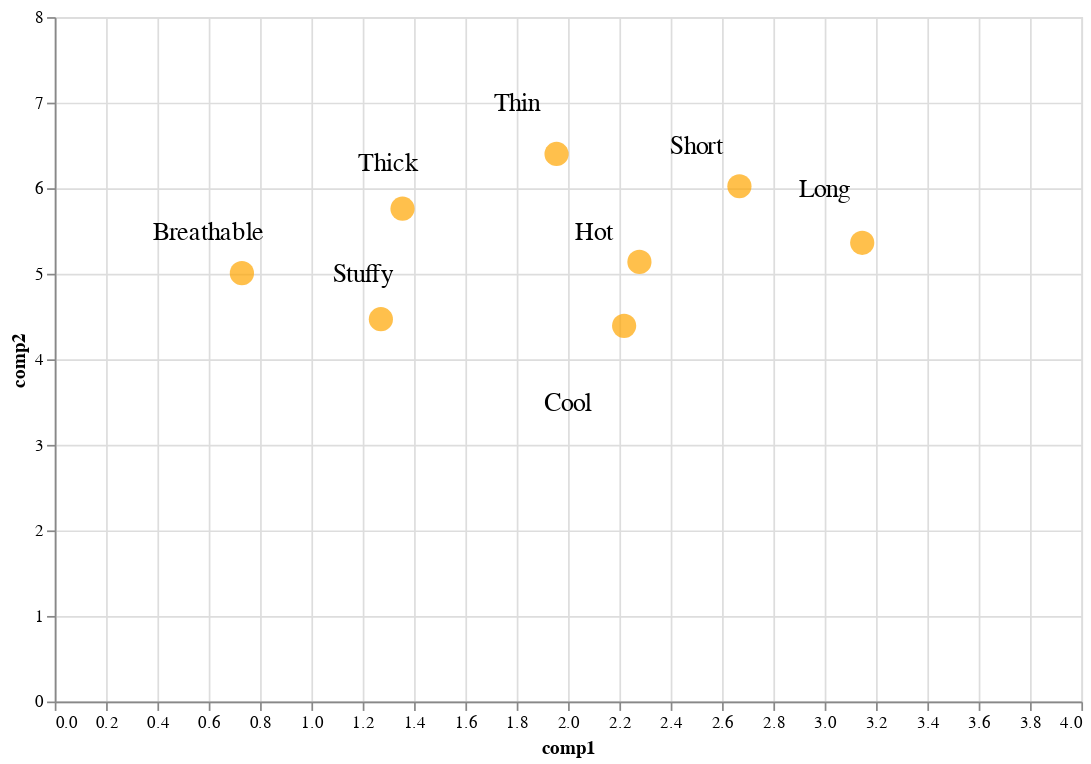

Notebook code cell kept with this figure:
### Code cell
scatter_plot = alt.Chart(data=df_adj).mark_circle(size=200, color='orange').encode(
        x=alt.X('comp1:Q').scale(domain=(0,4)),
        y=alt.Y('comp2:Q').scale(domain=(0,8)),
        tooltip=[
            'adjective:N'
            ]
)

ann_plot = alt.Chart(data=df_ann).mark_text(fontSize=15).encode(
    x=alt.X('comp1:Q'),
    y=alt.Y('comp2:Q'),
    text=alt.Text('adjective:N')
)

plot = (scatter_plot + ann_plot).properties(
    width=600,
    height=400
)

plot.display()

### Figure 1 — Vega-Lite specification as saved in the notebook (floating-point values rounded to 4 significant figures)
{"config": {"view": {"continuousWidth": 300, "continuousHeight": 300}}, "layer": [{"data": {"name": "data-4ab2cd03425d9846628bef8b36716a1a"}, "mark": {"type": "circle", "color": "orange", "size": 200}, "encoding": {"tooltip": [{"field": "adjective", "type": "nominal"}], "x": {"field": "comp1", "scale": {"domain": [0, 4]}, "type": "quantitative"}, "y": {"field": "comp2", "scale": {"domain": [0, 8]}, "type": "quantitative"}}}, {"data": {"name": "data-e30d79e626132c57a77f8ecb6ad6e9fd"}, "mark": {"type": "text", "fontSize": 15}, "encoding": {"text": {"field": "adjective", "type": "nominal"}, "x": {"field": "comp1", "type": "quantitative"}, "y": {"field": "comp2", "type": "quantitative"}}}], "height": 400, "width": 600, "$schema": "https://vega.github.io/schema/vega-lite/v5.8.0.json", "datasets": {"data-4ab2cd03425d9846628bef8b36716a1a": [{"adjective": "Long", "embedding": "[ 0.00482557  0.00279194  0.01654482 ... -0.00607678  0.00453604\n -0.0200606 ]", "comp1": 3.146, "comp2": 5.362}, {"adjective": "Short", "embedding": "[-0.01411955  0.0094502   0.00968715 ... -0.00701447  0.00479479\n -0.021479  ]", "comp1": 2.668, "comp2": 6.023}, {"adjective": "Thin", "embedding": "[-0.01202952 -0.00520245  0.00586707 ... -0.01521228 -0.01871258\n -0.0251815 ]", "comp1": 1.955, "comp2": 6.4}, {"adjective": "Thick", "embedding": "[-0.01514798 -0.00882289 -0.0086416  ... -0.01624917 -0.03115543\n -0.01469139]", "comp1": 1.355, "comp2": 5.76}, {"adjective": "Breathable", "embedding": "[-0.01036034  0.01275674 -0.01147647 ... -0.00705133 -0.0043759\n -0.00829878]", "comp1": 0.7292, "comp2": 5.007}, {"adjective": "Stuffy", "embedding": "[-0.00424483 -0.01055581 -0.00810779 ...  0.00351519 -0.01150365\n -0.02393468]", "comp1": 1.271, "comp2": 4.469}, {"adjective": "Cool", "embedding": "[-0.00975283 -0.005435    0.0154607  ... -0.01165331 -0.02215092\n -0.02956024]", "comp1": 2.218, "comp2": 4.391}, {"adjective": "Hot", "embedding": "[-0.02834044 -0.00464874 -0.0106001  ...  0.00238468 -0.02136561\n -0.03134541]", "comp1": 2.278, "comp2": 5.139}], "data-e30d79e626132c57a77f8ecb6ad6e9fd": [{"comp1": 0.6, "comp2": 5.5, "adjective": "Breathable"}, {"comp1": 1.2, "comp2": 5.0, "adjective": "Stuffy"}, {"comp1": 1.3, "comp2": 6.3, "adjective": "Thick"}, {"comp1": 1.8, "comp2": 7.0, "adjective": "Thin"}, {"comp1": 2.0, "comp2": 3.5, "adjective": "Cool"}, {"comp1": 2.1, "comp2": 5.5, "adjective": "Hot"}, {"comp1": 2.5, "comp2": 6.5, "adjective": "Short"}, {"comp1": 3.0, "comp2": 6.0, "adjective": "Long"}]}}
